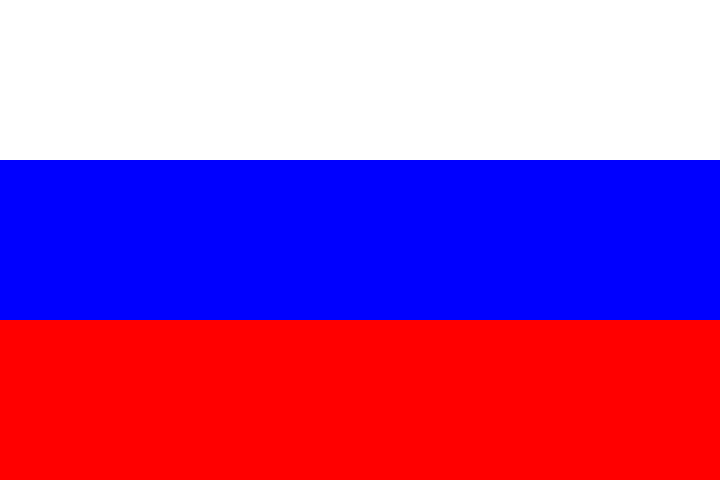
Frame 1 (no input)
Frame 60 (the mouse pressed at the canvas centre just before this capture): identical to frame 1, image omitted
Frame 120 (the mouse held since frame 60 and released just before this capture): identical to frame 1, image omitted

The Processing sketch that drew this single still picture (run headless with seeded random() and noise(); from frame 60 on, the mouse is pressed at the canvas centre):

// Processing sketch: processing_105176
// ── processing_105176.pde

float alphaRed = 0;
float alphaOrange = 0;
float alphaYellow = 0;
float alphaGreen = 0;
float alphaBlue = 0;
float alphaPurple = 0;

void setup(){
  size(720,480);
  
}

void draw(){
  background(255);
  noStroke();

//Closeted Russian Flag

  fill(255,255,255);
  rect(0,0,720,160);
  fill(0,0,255);
  rect(0,160,720,160);
  fill(255,0,0);
  rect(0,320,720,160);

//Gay Russian Flag  
  
  //Red
  fill(255,0,0,alphaRed);
  rect(0,0,720,80);
  //Orange
  fill(255,152,0,alphaOrange);
  rect(0,80,720,80);
  //Yellow
  fill(255,255,0,alphaYellow);
  rect(0,160,720,80);
  //Green
  fill(0,152,0,alphaGreen);
  rect(0,240,720,80);
  //Blue
  fill(0,0,255,alphaBlue);
  rect(0,320,720,80);
  //Purple
  fill(152,0,152,alphaPurple);
  rect(0,400,720,80);

//Coming out

//Red
if (mouseY > 0 && mouseY <80 && mouseX < 720){
  alphaRed = 255;
}

alphaRed= alphaRed-6;

//Orange
if (mouseY > 80 && mouseY <160 && mouseX < 720){
  alphaOrange = 255;
}

alphaOrange= alphaOrange-6;

//Yellow
if (mouseY > 160 && mouseY <240 && mouseX < 720){
  alphaYellow = 255;
}

alphaYellow= alphaYellow-6;
  
//Green
if (mouseY > 240 && mouseY <320 && mouseX < 720){
  alphaGreen = 255;
}

alphaGreen= alphaGreen-6;

//Blue
if (mouseY > 320 && mouseY <400 && mouseX < 720){
  alphaBlue = 255;
}

alphaBlue= alphaBlue-6;

//Purple
if (mouseY > 400 && mouseY <480 && mouseX < 720){
  alphaPurple = 255;
}

alphaPurple= alphaPurple-6;
}
